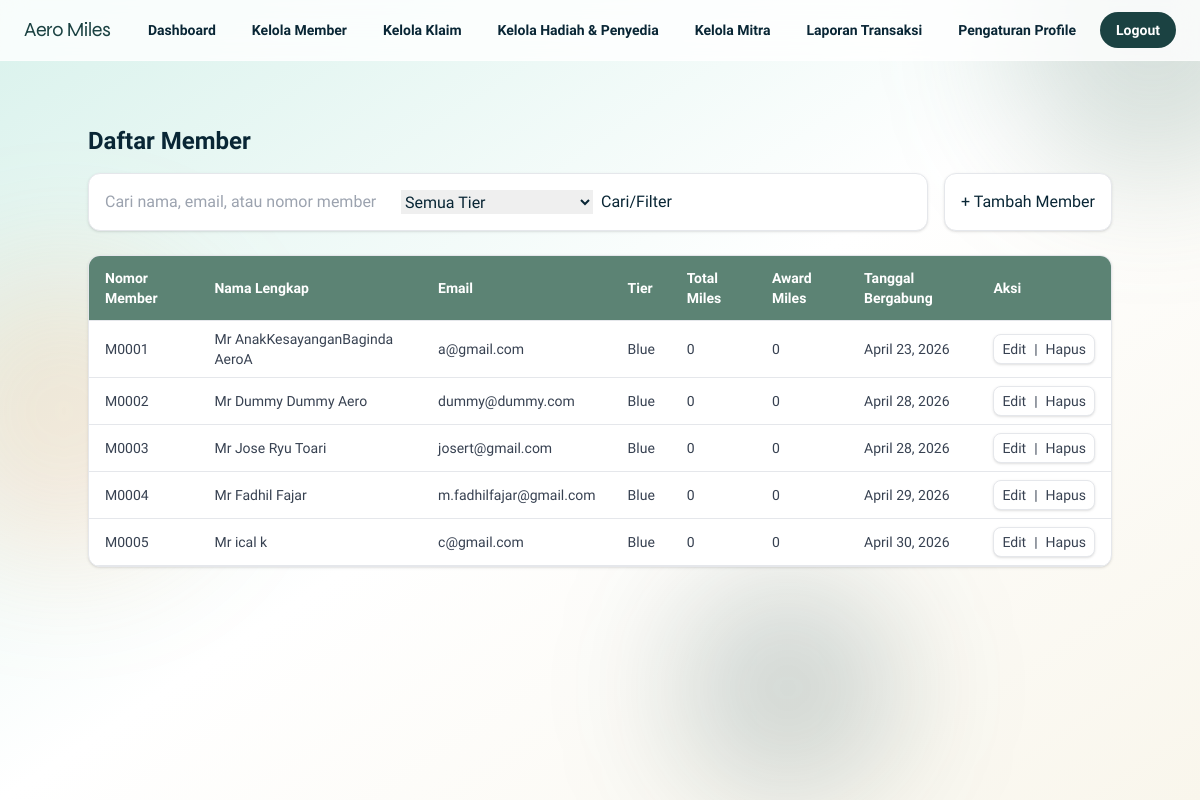
Before: /staf/kelola-member/ (signed in) with the older database file.
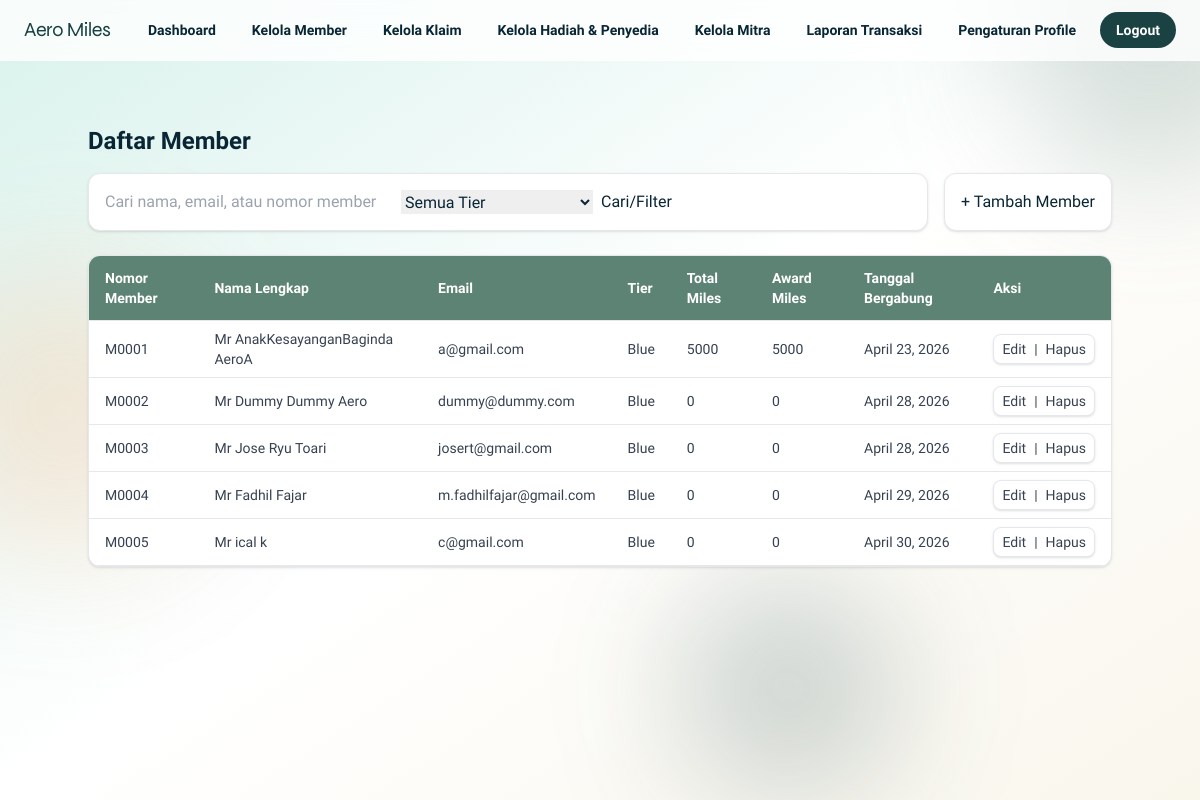
After: the same page with the newer database file.
### core/models.py (models this page shows, shortened)
class MemberProfile(models.Model):
    user = models.OneToOneField(User, on_delete=models.CASCADE, related_name="member_profile")
    nomor_member = models.CharField(max_length=20, unique=True)
    tier = models.CharField(max_length=20, default="Blue")
    tanggal_bergabung = models.DateField(default=timezone.localdate)
    total_miles = models.IntegerField(default=0)
    award_miles = models.IntegerField(default=0)

class User(AbstractUser):
    class Role(models.TextChoices):
        MEMBER = "member", "Member"
        STAF = "staf", "Staf"
    username = None
    email = models.EmailField(unique=True)
    role = models.CharField(max_length=10, choices=Role.choices, default=Role.MEMBER)
    salutation = models.CharField(max_length=10, default="Mr")
    first_mid_name = models.CharField(max_length=100, default="User")
    last_name = models.CharField(max_length=100, default="Aero")
    country_code = models.CharField(max_length=5, default="+62")
    mobile_number = models.CharField(max_length=20, default="0000000000")
    tanggal_lahir = models.DateField(default=timezone.localdate)
    kewarganegaraan = models.CharField(max_length=50, default="Indonesia")
    USERNAME_FIELD = "email"
    REQUIRED_FIELDS = []
    objects = UserManager()
    @property
    def full_name(self):
        return f"{self.salutation} {self.first_mid_name} {self.last_name}".strip()

### core/views.py (the view, shortened to what this page needs)
# urls.py: path("staf/kelola-member/", views.member_list_view, name="staf_kelola_member"),
@login_required
def member_list_view(request):
    if not _staff_only(request):
        return redirect("dashboard")
    query = request.GET.get("q", "")
    tier_filter = request.GET.get("tier", "")
    members = MemberProfile.objects.select_related("user").all()
    if tier_filter:
        members = members.filter(tier=tier_filter)
    members = members.order_by("nomor_member")
    paginator = Paginator(members, 20)
    page_number = request.GET.get("page")
    page_obj = paginator.get_page(page_number)
    tiers = MemberProfile.objects.values_list("tier", flat=True).distinct()
    return render(request, "core/member_list.html", {
        "page_obj": page_obj,
        "query": query,
        "tier_filter": tier_filter,
        "tiers": tiers,
    })

### core/views.py (called while the page is built)
def _staff_only(request):
    if request.user.role != User.Role.STAF:
        messages.error(request, "Halaman ini khusus staf.")
        return False
    return True

### templates/core/member_list.html (shortened to what this page needs)
{% extends 'base.html' %}
{% block content %}
<div class="container mx-auto py-6">
  <h1 class="text-2xl font-bold mb-4">Daftar Member</h1>
  <div class="mb-6 flex flex-col md:flex-row gap-4 items-stretch">
    <div class="bg-white rounded-xl shadow p-4 flex-1 flex flex-col justify-between border border-gray-200">
      <form method="get" class="flex flex-col md:flex-row gap-2 items-stretch">
        <input type="text" name="q" value="{{ query }}" placeholder="Cari nama, email, atau nomor member" class="input input-bordered w-full md:w-72" />
        <select name="tier" class="input input-bordered w-full md:w-48">
          <option value="">Semua Tier</option>
        </select>
        <button type="submit" class="btn btn-primary w-full md:w-auto">Cari/Filter</button>
      </form>
    </div>
    <div class="flex items-center">
      <div class="bg-white rounded-xl shadow p-4 border border-gray-200 flex items-center">
        <a href="{% url 'staf_tambah_member' %}" class="btn btn-success w-full md:w-auto">+ Tambah Member</a>
      </div>
    </div>
  </div>
  <div class="overflow-x-auto bg-white rounded-xl shadow border border-gray-200">
    <table class="w-full text-sm text-left text-gray-700">
      <thead class="bg-aero-mint text-white">
        <tr>
          <th class="px-4 py-3 border-b">Nomor Member</th>
          <th class="px-4 py-3 border-b">Nama Lengkap</th>
          <th class="px-4 py-3 border-b">Email</th>
          <th class="px-4 py-3 border-b">Tier</th>
          <th class="px-4 py-3 border-b">Total Miles</th>
          <th class="px-4 py-3 border-b">Award Miles</th>
          <th class="px-4 py-3 border-b">Tanggal Bergabung</th>
          <th class="px-4 py-3 border-b">Aksi</th>
        </tr>
      </thead>
      <tbody>
        {% for m in page_obj %}
        <tr class="hover:bg-aero-cloud/10 transition">
          <td class="px-4 py-2 border-b">{{ m.nomor_member }}</td>
          <td class="px-4 py-2 border-b">{{ m.user.full_name }}</td>
          <td class="px-4 py-2 border-b">{{ m.user.email }}</td>
          <td class="px-4 py-2 border-b">{{ m.tier }}</td>
          <td class="px-4 py-2 border-b">{{ m.total_miles }}</td>
          <td class="px-4 py-2 border-b">{{ m.award_miles }}</td>
          <td class="px-4 py-2 border-b">{{ m.tanggal_bergabung }}</td>
          <td class="px-4 py-2 border-b">
            <div class="flex gap-2">
              <div class="bg-white rounded-lg shadow border border-gray-200 px-2 py-1 flex gap-2">
                <a href="{% url 'staf_ubah_member' m.nomor_member %}" class="btn btn-xs btn-warning">Edit</a>
                <p>|</p>
                <a href="{% url 'staf_hapus_member' m.nomor_member %}" class="btn btn-xs btn-error">Hapus</a>
              </div>
            </div>
          </td>
        </tr>
        {% empty %}
        <tr><td colspan="8" class="text-center py-4">Tidak ada member ditemukan.</td></tr>
        {% endfor %}
      </tbody>
    </table>
  </div>
</div>
{% endblock %}

Changed rows visible on the page:
changed MemberProfile "April 23, 2026": total_miles "0" → "5000"; award_miles "0" → "5000"
